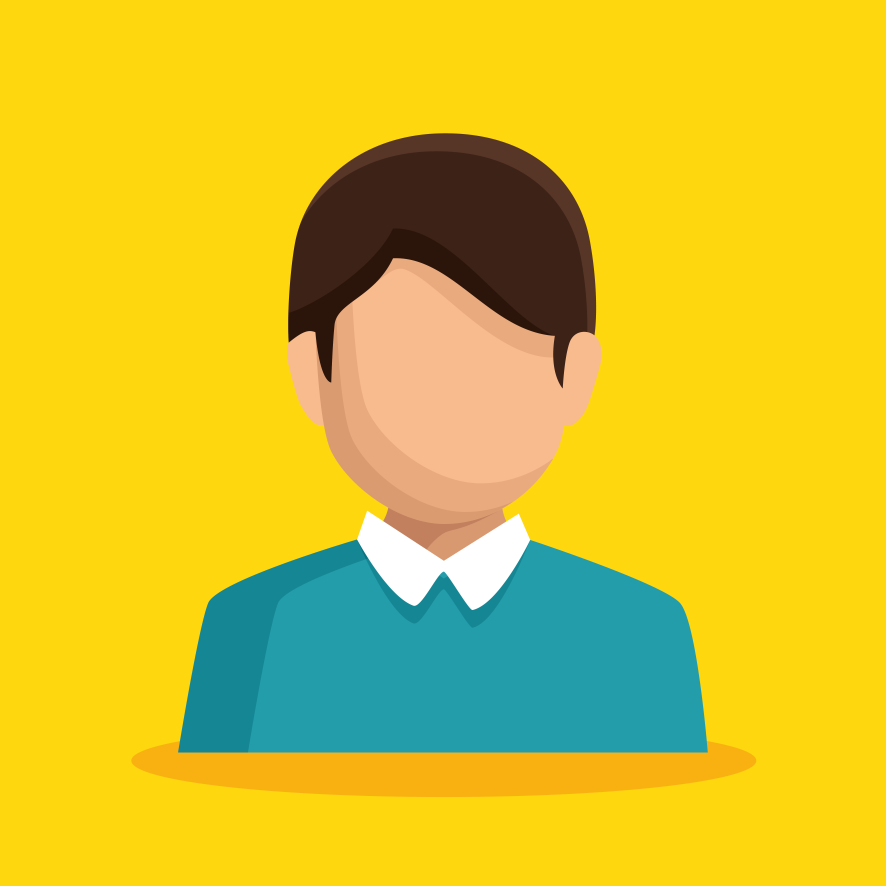
#> input picture assets/base.jpg, 5315 x 5315 px (shown at 1/6 size)
$ python sand.py
#> lines starting #> are read from the running program, lines starting #| are printed output that depends on the picture
import cv2

# Import the image
image = cv2.imread('assets/base.jpg', 1)
#> image is the input picture: shape (5315, 5315, 3); mean B, G, R 43, 194.2, 216.4
image = cv2.resize(image, (500, 500))
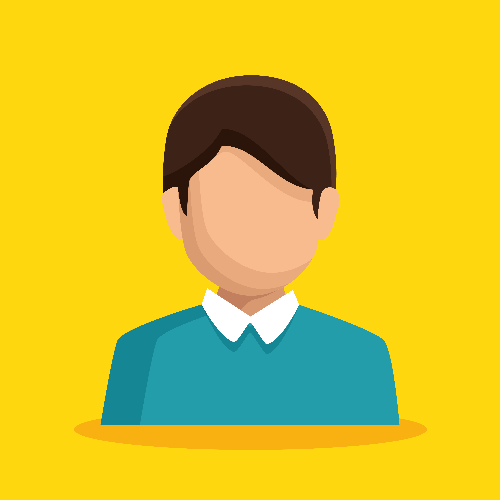
#> image: shape (500, 500, 3); mean B, G, R 43.1, 194.2, 216.4
# image = cv2.resize(image, (0, 0), fx=0.1, fy=0.5)
# image = cv2.cvtColor(image, cv2.COLOR_BGR2GRAY)

cv2.imwrite('assets/base2.jpg', image)

# Display the image
cv2.imshow('Sand', image)
cv2.waitKey(0)
cv2.destroyAllWindows()
